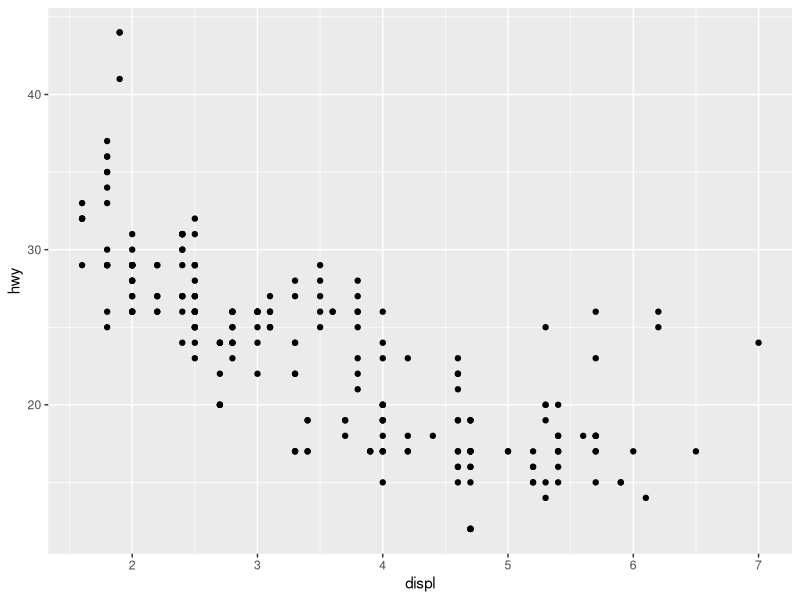
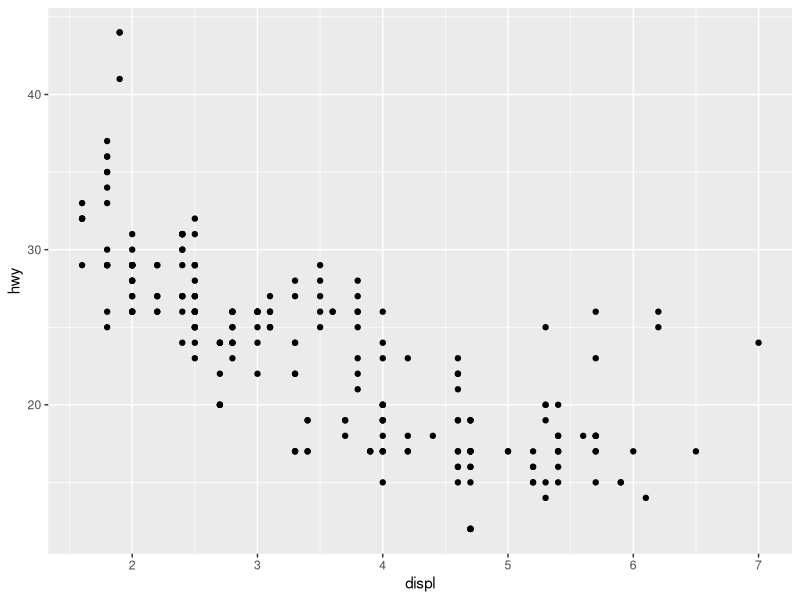
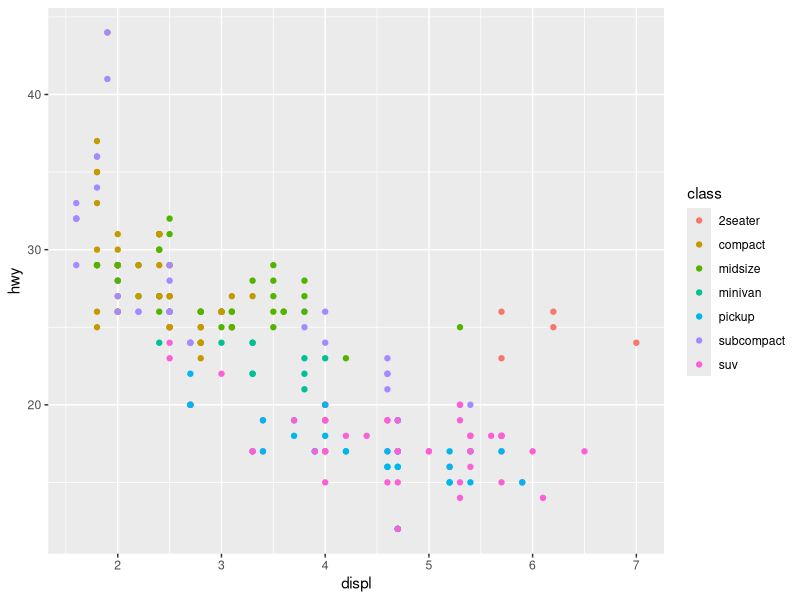
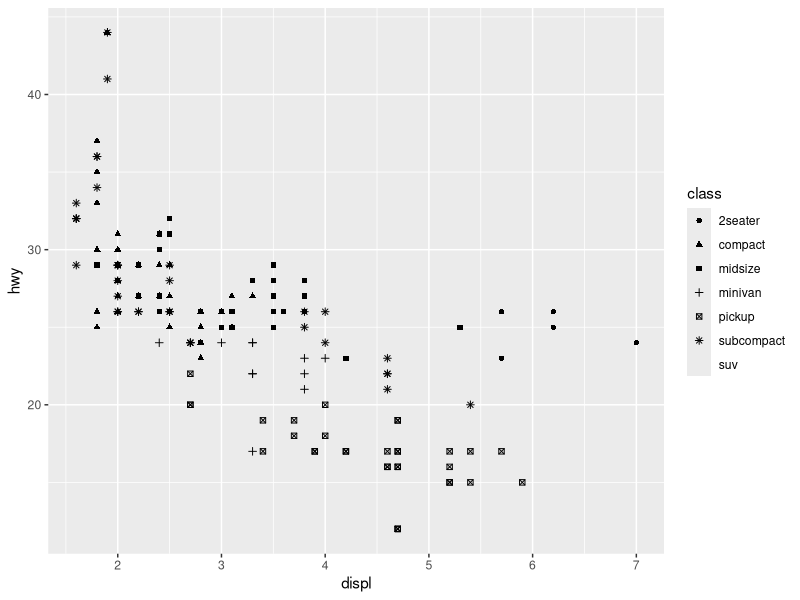
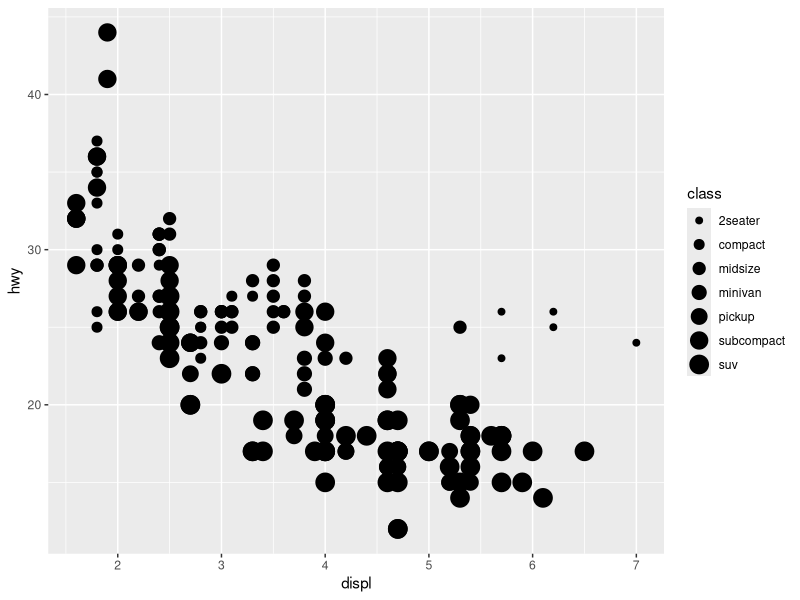
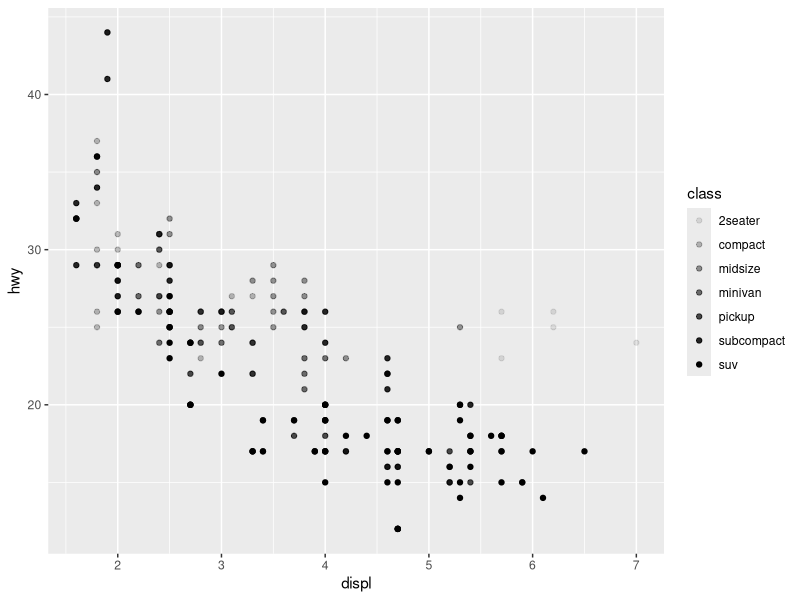

Generate these figures, in order, with R: (Note: this script raises an error after producing the figures.)
#############################################################################
# KS Master AW - R
# jose.ramon.cajide@gmail.com, 2016-01-09
#
# DATAVIZ
#############################################################################

install.packages('ggplot2')
library(ggplot2)


# qplot -------------------------------------------------------------------

#ver la información del conjunto de datos
?mpg

#¿Qué relación hay entre la cilindrada 'displ' y las millas por galón 'hwy'?
#¿Cómo exolorar estos datos?

#scatter plot
qplot(displ, hwy, data = mpg) #quickplot
ggplot(mpg, aes(x=displ, y=hwy)) + geom_point()

#¿Siguen todos los puntos la misma tendencia? 
#Para los que no lo siguen, ¿puede haber alguna otra variable que explique ese comportamiento?: names(mpg)

#aesthetics y facetting permiten incorporar nuevas variables al gráfico

# aesthetics --------------------------------------------------------------

#Propiedades visuales

ggplot(mpg, aes(x=displ, y=hwy,color = class)) + geom_point() #podemos ver que esos coches son de 2 plazas (deportivos)
#lo mismo de dos formas posibles.

ggplot(mpg, aes(x=displ, y=hwy,shape = class)) + geom_point()

ggplot(mpg, aes(x=displ, y=hwy,size = class)) + geom_point()

ggplot(mpg, aes(x=displ, y=hwy,alpha = class)) + geom_point()


glimpse(mpg)
#Hemos asignado un color a una variable de tipo factor. Asigna ahora un color a una varibale continua. 

ggplot(mpg, aes(x=displ, y=hwy, color = class)) + geom_point() #Factor

ggplot(mpg, aes(x=displ, y=hwy, color = hwy)) + geom_point() #Continua

#¿Qué pasa si asginas un shape a una varible contínua?
ggplot(mpg, aes(x=displ, y=hwy, shape = model)) + geom_point()

#¿Qué pasa si asginas un shape a una varible discreta con muchos valores?
ggplot(mpg, aes(x=displ, y=hwy, shape = class)) + geom_point()

#Podemos combinar varias propiedades 'aesthetics' en un mismo gráfico.
ggplot(mpg, aes(x=displ, y=hwy, color = class, shape = factor(cyl))) + geom_point()

# faceting ----------------------------------------------------------------

ggplot(mpg, aes(x=displ, y=hwy)) + geom_point() + facet_grid(. ~ cyl) #columnas

ggplot(mpg, aes(x=displ, y=hwy)) + geom_point() + facet_grid(drv ~ .) #filas

ggplot(mpg, aes(x=displ, y=hwy)) + geom_point() + facet_grid(drv ~ cyl)

ggplot(mpg, aes(x=displ, y=hwy)) + geom_point() + facet_wrap(~ class)

# geoms -------------------------------------------------------------------
# Tipos de gráficos o de objetos geométricos

#Geometric objects

ggplot(mpg, aes(x=displ, y=hwy))  + geom_point()
ggplot(mpg, aes(x=displ, y=hwy))  + geom_line()
ggplot(mpg, aes(x=displ, y=hwy))  + geom_smooth()
ggplot(mpg, aes(x=displ, y=hwy))  + geom_point() + geom_smooth()


#Ejercicio: Dibuja el siguiente gráfico y transfórmalo en un boxplot. Ayuda: http://docs.ggplot2.org/current/

ggplot(mpg, aes(x=class, y=hwy))  + geom_point()

ggplot(mpg, aes(x=class, y=hwy)) + ...





#El eje X se ordena alfabéticamente, un problema p.e. en cambios de idiomas de las etiquetas
#qplot(reorder(class, hwy), hwy, data = mpg, geom = 'boxplot') 
ggplot(mpg, aes(x=reorder(class, hwy), y=hwy)) + geom_boxplot() #reorder ordena por la media, no por la mediana
ggplot(mpg, aes(x=reorder(class, hwy, median), y=hwy)) + geom_boxplot()

# reorder(mpg$class, mpg$hwy)



#qplot

qplot(hwy, class, data=mpg) #histogram

qplot(hwy, data=mpg) #histogram

qplot(class, data=mpg) #bar chart

#Qué tenemos:
# qplot + 2 variables: scatterplot
# qplot + 1 variable continua: histogram
# qplot + 1 variable categórica: bar chart

head(mpg)
# position adjustments ----------------------------------------------------

ggplot(mpg, aes(x=manufacturer, y=hwy, fill=class)) + geom_bar(stat="identity")

ggplot(mpg, aes(x=manufacturer, y=hwy, fill=class)) + geom_bar(stat="identity", position = 'stack')

ggplot(mpg, aes(x=manufacturer, y=hwy, fill=class)) + geom_bar(stat="identity", position = 'dodge')

ggplot(mpg, aes(x=manufacturer, y=hwy, fill=class)) + geom_bar(stat="identity", position = 'identity') #overlap

ggplot(mpg, aes(x=manufacturer, y=hwy, fill=class)) + geom_bar(stat="identity", position = 'fill') 


#jitter
ggplot(mpg, aes(x=class, y=hwy)) + geom_point()

ggplot(mpg, aes(x=class, y=hwy)) + geom_point(position = 'jitter')

ggplot(mpg, aes(x=class, y=hwy)) + geom_jitter()


#histograms
qplot(hwy, data = mpg)
ggplot(mpg, aes(x=hwy)) + geom_histogram(binwidth = 5)
ggplot(mpg, aes(x=hwy)) + geom_freqpoly()
ggplot(mpg, aes(x=hwy)) + geom_density(aes(color=class)) #normalización: AUC = 1
ggplot(mpg, aes(x=hwy)) + geom_density(aes(fill=class, alpha = 0.5))
ggplot(mpg, aes(x=hwy)) + geom_density(aes(fill=class, alpha = 0.5)) + facet_wrap(~ class) 

# position adjustments recap: stack, identity, fill, dodge, jitter, density


# saving plots ------------------------------------------------------------

ggsave("my_plot.png")
ggsave("my_plot.pdf")
ggsave("my_plot.png", width = 6, height = 6)


# titles ------------------------------------------------------------------

ggplot(mpg, aes(x=manufacturer)) + geom_bar(aes(fill=class, position='dodge')) + ggtitle('Título') 


# coordenadas -------------------------------------------------------------

ggplot(mpg, aes(x=manufacturer)) + geom_bar(aes(fill=class, position='dodge')) + ggtitle('Título') + coord_flip()

ggplot(mpg, aes(x=manufacturer)) + geom_bar(aes(fill=class, position='dodge')) + ggtitle('Título')  + coord_polar()

#Básicamente esto es un gráfico de tarta

audi.df = subset(mpg, manufacturer == 'audi')

ggplot(audi.df, aes(x=manufacturer)) + geom_bar(aes(fill=class)) 

ggplot(audi.df, aes(x=manufacturer)) + geom_bar(aes(fill=class)) + coord_polar(theta = 'y') 

# color schemes -----------------------------------------------------------

install.packages('RColorBrewer')
library(RColorBrewer)
display.brewer.all()

basic <- ggplot(mpg, aes(x=manufacturer)) + geom_bar(aes(fill=class, position='dodge'))

basic + scale_fill_brewer()
basic + scale_fill_brewer(palette = "Blues")

ggplot(audi.df, aes(x=manufacturer)) + geom_bar(aes(fill=class)) + ggtitle('Título') + coord_polar(theta = 'y')  + scale_fill_brewer(palette = "Set1")


# themes ------------------------------------------------------------------

basic + theme_grey()
basic + theme_bw()
basic + theme(panel.border=element_rect(color = 'black', fill = NA))
basic + theme_minimal() + scale_fill_brewer(palette = "Blues")

#Crear nuestros propios temas
basic + theme(panel.border=element_rect(color = 'black', fill = NA))

basic + theme_grey()  + theme_minimal() + scale_fill_brewer(palette = "Blues") + theme(
  axis.title.x = element_text(size = 28), 
  text = element_text(family="Arial", colour="blue", size=16),
  panel.grid.major.y = element_blank(),
  panel.grid.minor.y = element_blank(),  
  panel.grid.major.x = element_blank(),
  panel.grid.minor.x = element_blank()
  ) + labs(title="Título")

install.packages("ggthemes")
#detach("package:ggplot2", unload=TRUE)
library("ggthemes")

basic + theme_excel() + scale_fill_excel()

basic + theme_economist() + scale_fill_economist()

basic + theme_wsj() + scale_fill_wsj(palette = "black_green")

basic + theme_tufte() + scale_fill_tableau()

#Más en https://github.com/wch/ggplot2/wiki/New-theme-system


# labels and legends ------------------------------------------------------

basic + ylab("Número") + xlab("Fabricantes")

basic + theme(legend.position = "bottom")


#Ejercicio
#Añade a un gráfico:
# - etiquetas en los ejes x e y
# - un título
# - una escala de colores personalizada
# - un tema 
